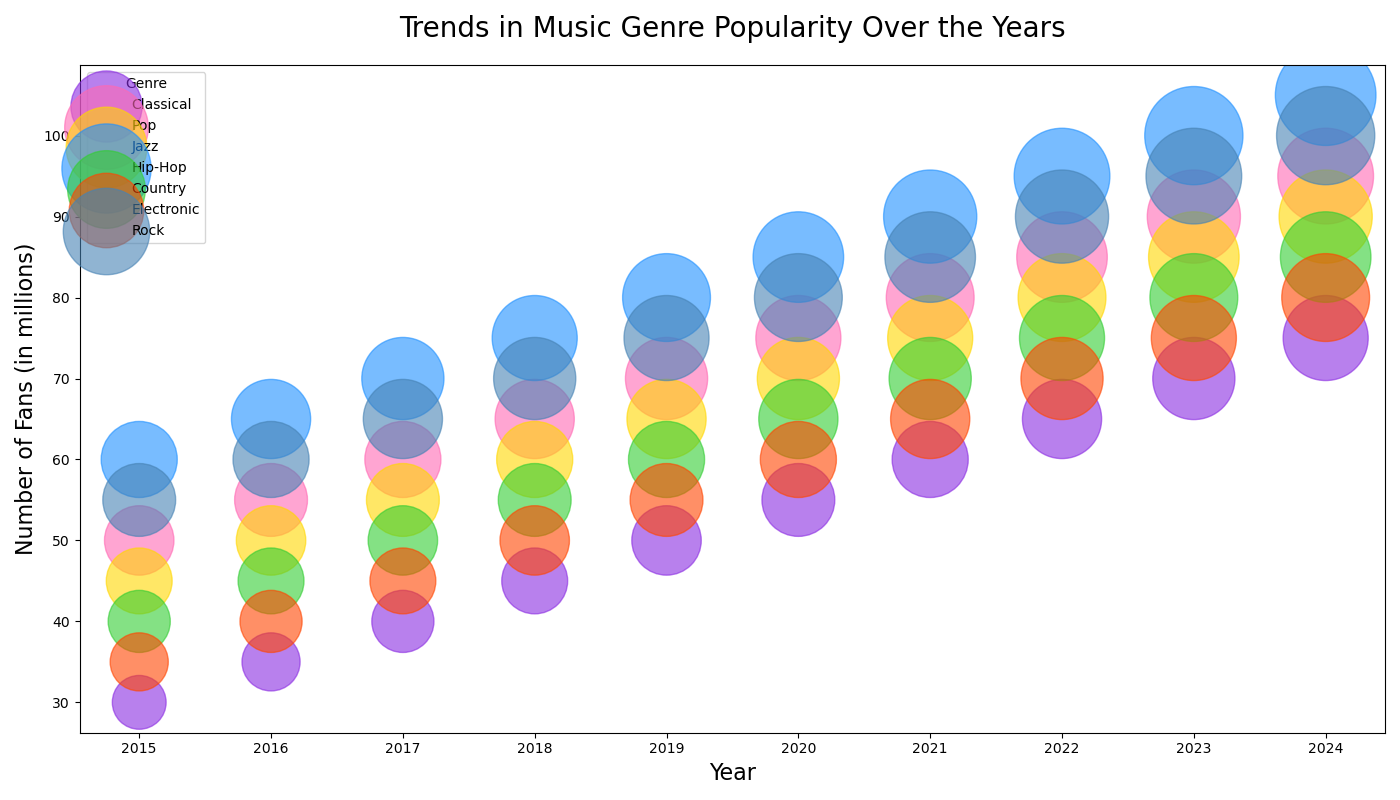

This figure's Python source:

import matplotlib.pyplot as plt
import numpy as np

# Data
years = ['2015', '2016', '2017', '2018', '2019', '2020', '2021', '2022', '2023', '2024']
classical = [30, 35, 40, 45, 50, 55, 60, 65, 70, 75]
pop = [50, 55, 60, 65, 70, 75, 80, 85, 90, 95]
jazz = [45, 50, 55, 60, 65, 70, 75, 80, 85, 90]
hiphop = [60, 65, 70, 75, 80, 85, 90, 95, 100, 105]
country = [40, 45, 50, 55, 60, 65, 70, 75, 80, 85]
electronic = [35, 40, 45, 50, 55, 60, 65, 70, 75, 80]
rock = [55, 60, 65, 70, 75, 80, 85, 90, 95, 100]

# Bubble sizes
bubble_scale = 50
classical_sizes = np.array(classical) * bubble_scale
pop_sizes = np.array(pop) * bubble_scale
jazz_sizes = np.array(jazz) * bubble_scale
hiphop_sizes = np.array(hiphop) * bubble_scale
country_sizes = np.array(country) * bubble_scale
electronic_sizes = np.array(electronic) * bubble_scale
rock_sizes = np.array(rock) * bubble_scale

fig, ax = plt.subplots(figsize=(14, 8))

# Create scatter points for each category
ax.scatter(years, classical, s=classical_sizes, color='#8A2BE2', alpha=0.6, label='Classical')
ax.scatter(years, pop, s=pop_sizes, color='#FF69B4', alpha=0.6, label='Pop')
ax.scatter(years, jazz, s=jazz_sizes, color='#FFD700', alpha=0.6, label='Jazz')
ax.scatter(years, hiphop, s=hiphop_sizes, color='#1E90FF', alpha=0.6, label='Hip-Hop')
ax.scatter(years, country, s=country_sizes, color='#32CD32', alpha=0.6, label='Country')
ax.scatter(years, electronic, s=electronic_sizes, color='#FF4500', alpha=0.6, label='Electronic')
ax.scatter(years, rock, s=rock_sizes, color='#4682B4', alpha=0.6, label='Rock')

# Chart title and labels
ax.set_title('Trends in Music Genre Popularity Over the Years', fontsize=20, pad=20)
ax.set_xlabel('Year', fontsize=16)
ax.set_ylabel('Number of Fans (in millions)', fontsize=16)

# Legend
ax.legend(loc='upper left', title='Genre')

plt.tight_layout()
plt.show()
